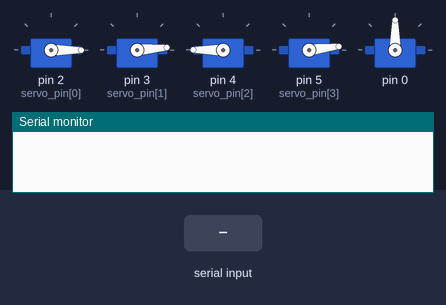
The sketch below on a simulated Arduino Uno, built with avr-gcc and run on an emulated ATmega328P. Parts: 5 × servo, the last lines printed to the serial monitor. The inputs (shaded band) are chosen by the test bench.

Above: at 1.2 s.
1.3 s: "30,150\n" received over Serial
At 2.3 s:
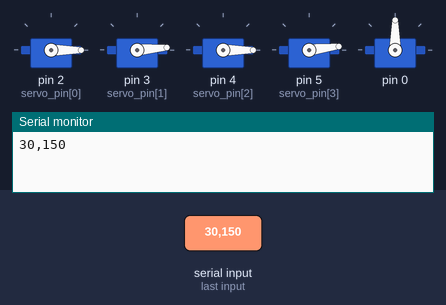
2.8 s: "5\n" received over Serial
At 3.7 s:
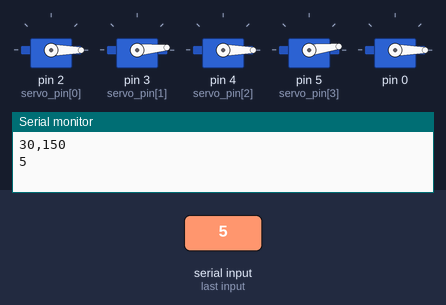
Timing chart, 0 to 5.8 s (numbered marks = the images above; inputs shaded):
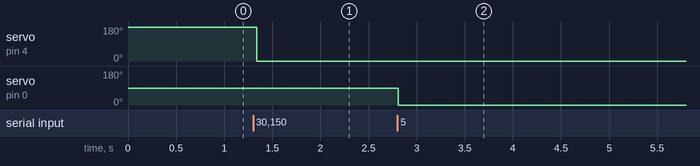

Measured:
- after the input at 1.3 s, servo on pin 4 (servo_pin[2]): 180° → 0° at once
- after the input at 2.8 s, servo on pin 0: 90° → 0° at once

The sketch:

servo-positioning.ino
```cpp
// zoomkat 12-13-11 serial servo (2) test
// for writeMicroseconds, use a value like 1500
// for IDE 1.0
// Powering a servo from the arduino usually DOES NOT WORK.
// two servo setup with two servo commands
// send eight character string like 15001500 or 14501550
// use serial monitor to test

#include <Servo.h>

#define servo_num 5
Servo servo[servo_num];
int startAngle ;
int stopAngle;
String readString, pos_string, id_string;
int servo_pin[servo_num] = {2, 3, 4, 5};
int active_pos[servo_num] = {980, 985, 980, 980, 980};
int rest_pos[servo_num] = { 170, 180, 170, 170, 170 };
// int card_pos[servo_num] = {33, 51, 41, 58, 120, 60 };

void setup() {
  Serial.begin(115200);
  for (int i = 0; i < servo_num; i++) {
    servo[i].attach(servo_pin[i]);
  }

  servo[0].writeMicroseconds(500);
  servo[1].writeMicroseconds(600);
  servo[2].writeMicroseconds(2500);
  servo[3].writeMicroseconds(620);
}

void loop() {

  while (Serial.available()) {
    delay(5);  //delay to allow buffer to fill
    if (Serial.available() > 0) {
      char c = Serial.read();  //gets one byte from serial buffer
      readString += c;         //makes the string readString
    }
  }

  if (readString.length() > 0) {

    // expect a string like 07002100 containing the two servo positions
    id_string = readString.substring(0, 1);   //get the first four characters
    pos_string = readString.substring(1, 5);  //get the next four characters

    Serial.println(readString);

    int id = id_string.toInt();
    int pos = pos_string.toInt();
    id = id - 1;

    servo[id].writeMicroseconds(pos); //set servo position

    readString = "";

  }

  }
```
